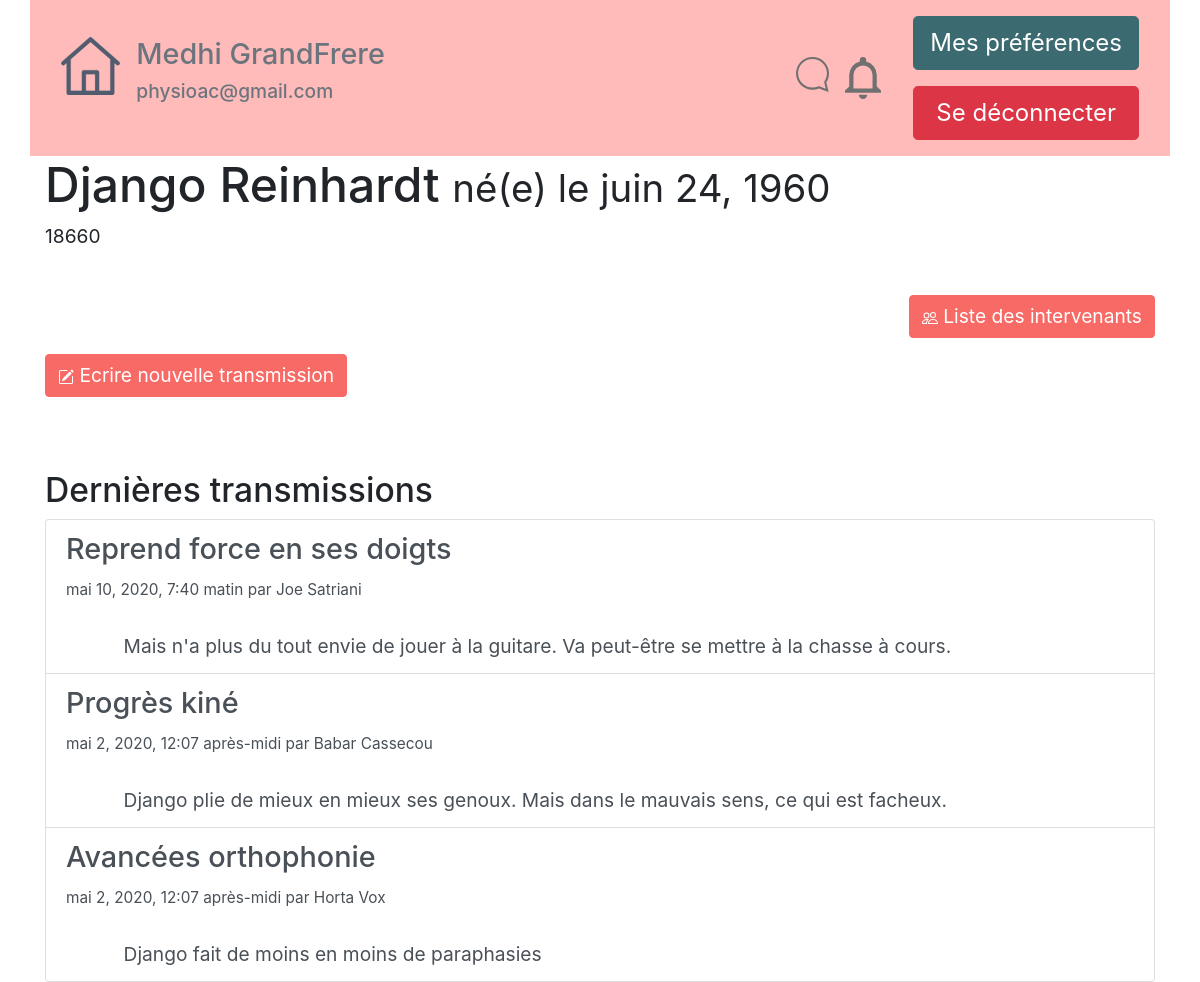
The app's page /tablecom/CarnetVisu/1 (signed in), older data.
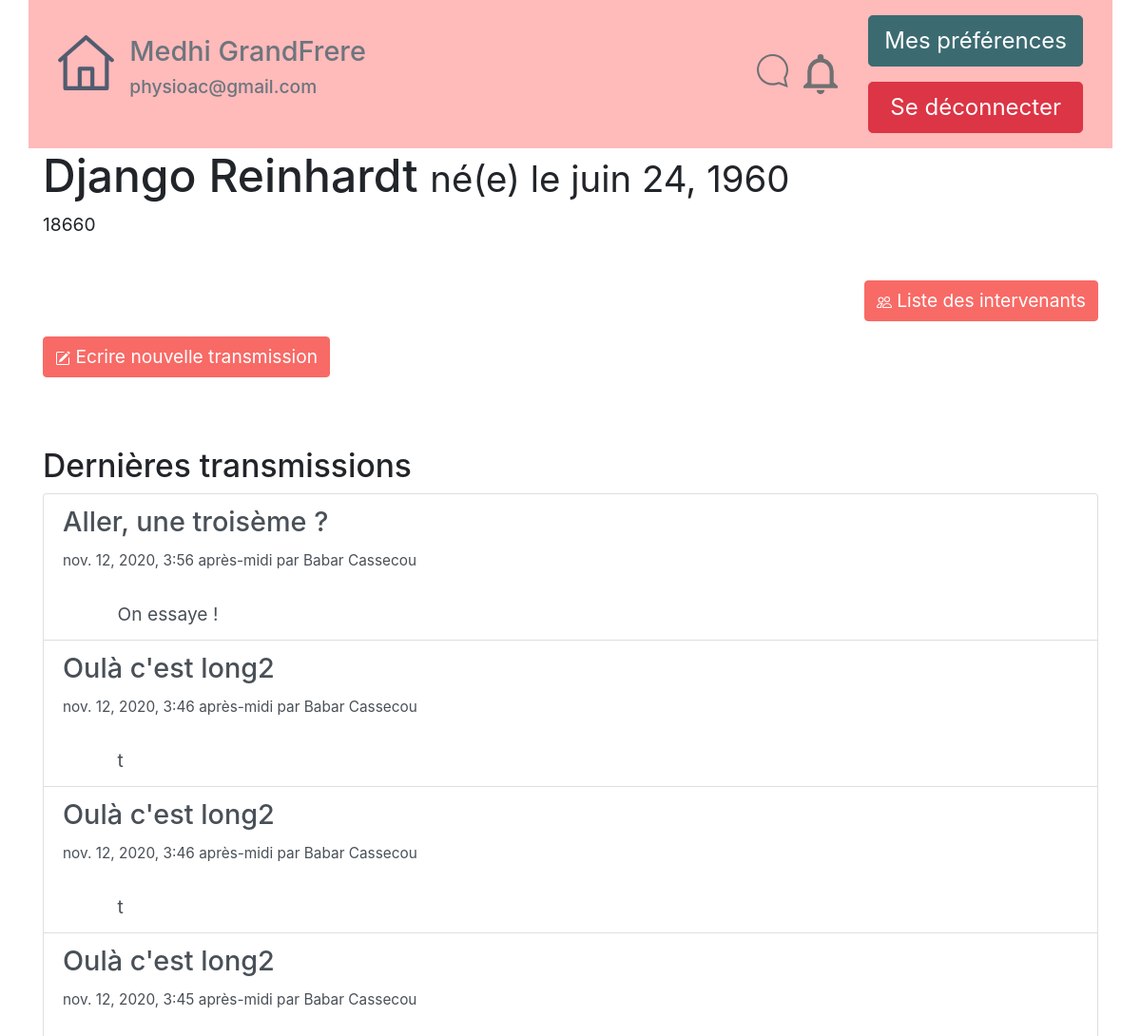
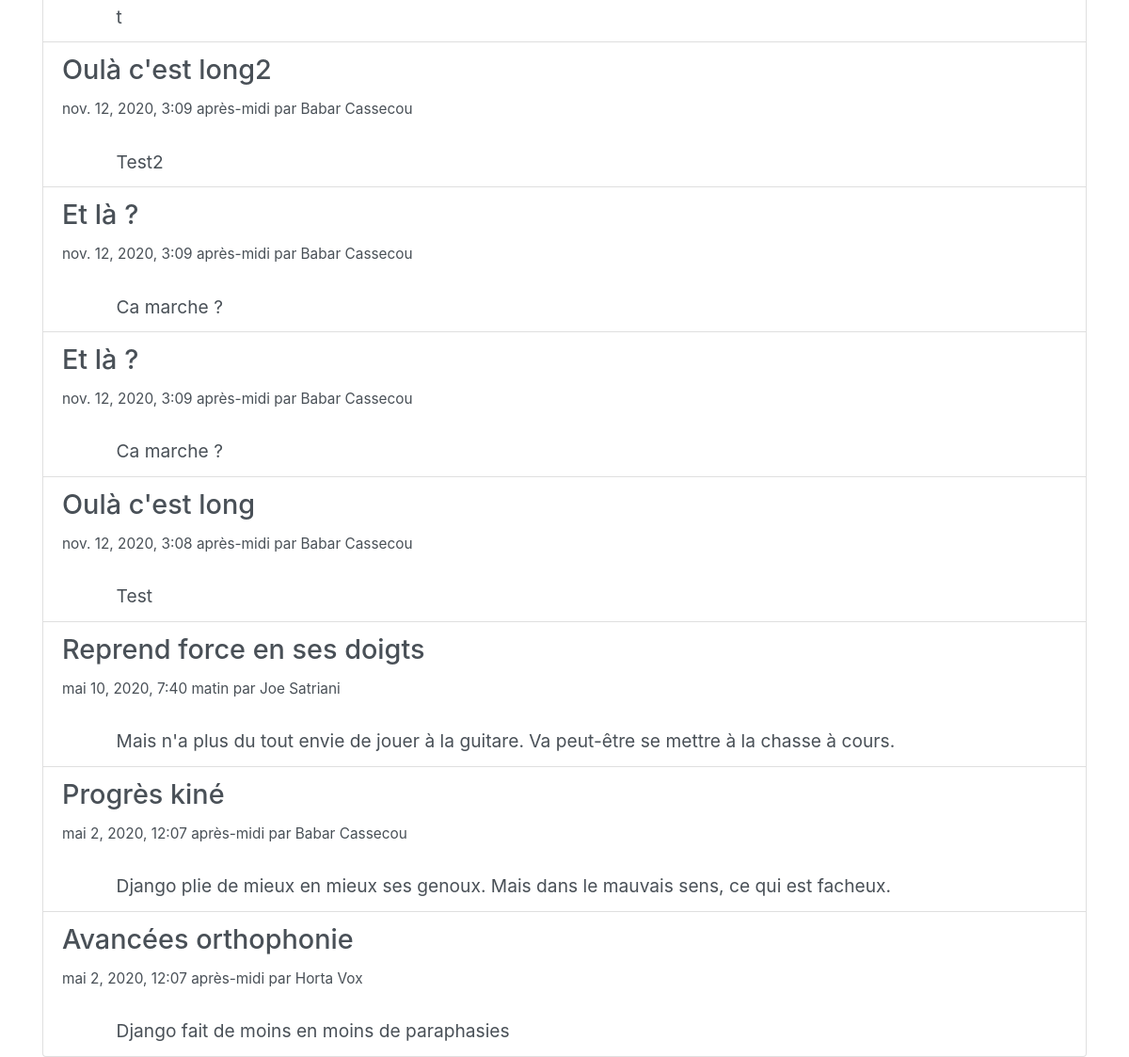
The same page, newer data (2 pictures, top to bottom).
### tablecom/models.py (models this page shows, shortened)
class ChildSNotebook(models.Model): #name of table that contain differents "carnets" for each child
    active=models.BooleanField(default=True)
    name = models.CharField(max_length=80, verbose_name="Nom")
    forename = models.CharField(max_length=80, verbose_name="Prénom")
    date_of_birth = models.DateField(verbose_name="Date de naissance")
    id_RespLeg = models.CharField(max_length=20,verbose_name="Id responsables legaux", default="")  # id of childs attached to LR
    num_ident=models.CharField( verbose_name="Identifiant sécurité sociale",max_length=20)
    id_prof_auth=models.TextField(max_length=1200, verbose_name="Id Professionnels Rattachés")
    articles_id=models.TextField(max_length=2500, verbose_name="Id des articles rattachés", default="")
    class Meta:
        verbose_name = "Carnet Enfant"
        ordering = ['date_of_birth']
    def __str__(self):
        return self.name

class Article(models.Model): #table of differents "notes", or "articles" that will be created by Pro or LR
    active = models.BooleanField(default=True)
    id_Professionnal=models.IntegerField(verbose_name='Id Professionnel')
    title = models.CharField(max_length=255, verbose_name="Titre")
    content = models.TextField(null=False, verbose_name="Contenu")
    date = models.DateTimeField(default=timezone.now,
                                verbose_name="Date de parution")
    valid_art=models.BooleanField(default=False) #validation or not of the article by legal Responsible
    list_to_notify = models.TextField(null=True, verbose_name="Id des personnes notifiée") #list of differents "pro"
    class Meta:
        verbose_name = "article"
        ordering = ['date']

### tablecom/views.py (the view)
# urls.py: path('CarnetVisu/<id_carnet>',views.ChildSNotebookVisu, name="ChildSNotebookVisu"),
def ChildSNotebookVisu(request,id_carnet):
    if request.user.has_perm("tablecom.CSNB{0}_access".format(id_carnet)):
        carnet = get_object_or_404(ChildSNotebook, id=id_carnet)
        print("Ouverture d'un carnet",id_carnet, carnet)
        listArticlesString= carnet.articles_id #catch list of articles ID
        newListOfArticles=list_of_articles(listArticlesString)
        newListOfArticles.reverse() #reverse list of articles to makes the last wroten the first printend
        return render(request, 'tablecom/ChildSNotebook.html', locals())

### tablecom/modules_complementaires.py (called while the page is built)
def list_of_articles(string_of_articles):
    listIDarticles=string_of_articles.split(";")
    NewListArticles=[]
    for article in listIDarticles:
        try :
            articleSel=Article.objects.get(id=article)
            print(articleSel.title)
            articleSel.auteur_first_name=User.objects.get(pk=articleSel.id_Professionnal).first_name
            articleSel.auteur_last_name=User.objects.get(pk=articleSel.id_Professionnal).last_name
            NewListArticles.append(articleSel)
        except:
            print("Impossible de récupérer l'item {0} : Vérifier que chaque ID existe".format(article))
    return NewListArticles

### tablecom/templates/tablecom/ChildSNotebook.html (shortened to what this page needs)
<!DOCTYPE html>
{% extends "tablecom/base.html" %}
{% block content %}
<div class="container">
<h1>{{ carnet.name }} {{ carnet.forename }} <span class="small"> né(e) le {{carnet.date_of_birth}}</span></h1>
<p class="infos">{{carnet.num_ident}}</p>
<br>
<div class="d-flex justify-content-end">
    <a href="{% url 'Message_Contact_List' carnet.id %}">
        <button type="button" class="btn btn-primary">
            <img src="/static/images/people.svg"/>
            Liste des intervenants
        </button>
    </a>
</div>
<p>
    <a href="{% url 'NewArticle' carnet.id %}">
        <button type="button" class="btn btn-primary">
            <img src="/static/images/write.svg"/>
            Ecrire nouvelle transmission
        </button>
    </a></p>
<br><br>
    <h3>Dernières transmissions </h3>
<div class="list-group">
    {% for article in newListOfArticles %}
    <a href="" class="list-group-item list-group-item-action">    <h4> {{article.title}} </h4> <small>
        {{article.date}} par {{ article.auteur_first_name}} {{ article.auteur_last_name}}</small>
        <div class="marge3"> <br>{{article.content}}</div> </a>
    {% empty %}
        <p>Aucun article trouvé.</p>
{% endfor %}
</div></div>
{% endblock %}

### tablecom/templates/tablecom/base.html (shortened to what this page needs)
<!DOCTYPE html>
    {% load static %}
    {% block head %}
        <html lang="fr">
        <head>
        <link rel="stylesheet" href="/static/bootstrapExportTheme/bootstrap.min.css" >
        <link rel="stylesheet" type="text/css" href="https://cdn.jsdelivr.net/npm/cookieconsent@3/build/cookieconsent.min.css" />
        </head>
    {% endblock %}
<body>
    <nav>
       {% block nav %}
            {% if user.is_authenticated %}
<div class="container" style="background:#ffbaba !important;">
    <div class="d-flex flex-wrap align-items-center">
          <div class="mr-auto p-2 ">
            <div class="d-flex justify-content-start">
                <div class="p-2"><a href="{% url 'accueil' %}"><img src="/static/images/home.svg" class="img-fluid"></a></div>
                <div class="p-2"><h4 class="text-secondary">{{ user.first_name }} {{ user.last_name }}</h4><h6 class="text-secondary"><p>{{ user.email }}</p></h6></div>
            </div>
          </div>
          <div class="p-2 ">
            <div class="d-flex">
                <div class="p-2"><a href="{% url 'accueil' %}"><img src="{% static 'images/notif_mess_perso.svg' %}" class="img-fluid"></a></div>
              <div class="p-2"><img src="{% static 'images/notif_fil_general.svg' %}" class="img-fluid"></div>
            </div>
          </div>
          <div class="p-2 ">
            <div class="d-flex flex-column">
              <div class="p-2"><a href="{% url 'MyProfile' %}"><button type="button" class="btn btn-info btn-lg">Mes préférences</button></a></div>
              <div class="p-2"><a href="{% url 'deconnexion' %}"><button type="button" class="btn btn-danger btn-block btn-lg">Se déconnecter</button></a></div>
            </div>
          </div>
    </div>
</div>
            {% else %}
        <div class="container">
        </div>
            {% endif %}
       {% endblock %}
   </nav>
    {% block content %}Contenu à introduire{% endblock %}
</body>
</html>

### tablecom/templates/tablecom/base.html (style rules this page uses)
[class*="marge3"] { margin-left: 3em; }

Row changes from the older to the newer data that the page shows:
added Article: title "Aller, une troisème ?", date "nov. 12, 2020, 3:56 après-midi", auteur_first_name "Babar", auteur_last_name "Cassecou", content "On essaye !"
added Article: title "Oulà c'est long2", date "nov. 12, 2020, 3:46 après-midi", auteur_first_name "Babar", auteur_last_name "Cassecou", content "t"
added Article: title "Oulà c'est long2", date "nov. 12, 2020, 3:46 après-midi", auteur_first_name "Babar", auteur_last_name "Cassecou", content "t"
added Article: title "Oulà c'est long2", date "nov. 12, 2020, 3:45 après-midi", auteur_first_name "Babar", auteur_last_name "Cassecou", content "t"
added Article: title "Oulà c'est long2", date "nov. 12, 2020, 3:09 après-midi", auteur_first_name "Babar", auteur_last_name "Cassecou", content "Test2"
added Article: title "Et là ?", date "nov. 12, 2020, 3:09 après-midi", auteur_first_name "Babar", auteur_last_name "Cassecou", content "Ca marche ?"
added Article: title "Et là ?", date "nov. 12, 2020, 3:09 après-midi", auteur_first_name "Babar", auteur_last_name "Cassecou", content "Ca marche ?"
added Article: title "Oulà c'est long", date "nov. 12, 2020, 3:08 après-midi", auteur_first_name "Babar", auteur_last_name "Cassecou", content "Test"
